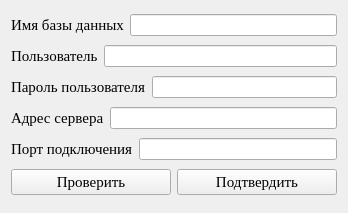
<?xml version="1.0" encoding="UTF-8"?>
<ui version="4.0">
 <class>db_select</class>
 <widget class="QWidget" name="db_select">
  <property name="geometry">
   <rect>
    <x>0</x>
    <y>0</y>
    <width>348</width>
    <height>213</height>
   </rect>
  </property>
  <property name="font">
   <font>
    <family>Times New Roman</family>
    <pointsize>9</pointsize>
   </font>
  </property>
  <property name="windowTitle">
   <string>Подключение к бд</string>
  </property>
  <layout class="QVBoxLayout" name="verticalLayout">
   <item>
    <layout class="QHBoxLayout" name="horizontalLayout">
     <item>
      <widget class="QLabel" name="lblDBName">
       <property name="sizePolicy">
        <sizepolicy hsizetype="Maximum" vsizetype="Preferred">
         <horstretch>0</horstretch>
         <verstretch>0</verstretch>
        </sizepolicy>
       </property>
       <property name="font">
        <font>
         <family>Times New Roman</family>
         <pointsize>11</pointsize>
        </font>
       </property>
       <property name="text">
        <string>Имя базы данных</string>
       </property>
      </widget>
     </item>
     <item>
      <widget class="QLineEdit" name="tbDBName">
       <property name="sizePolicy">
        <sizepolicy hsizetype="Minimum" vsizetype="Fixed">
         <horstretch>0</horstretch>
         <verstretch>0</verstretch>
        </sizepolicy>
       </property>
       <property name="maxLength">
        <number>32768</number>
       </property>
      </widget>
     </item>
    </layout>
   </item>
   <item>
    <layout class="QHBoxLayout" name="horizontalLayout_2">
     <item>
      <widget class="QLabel" name="lblDBUser">
       <property name="sizePolicy">
        <sizepolicy hsizetype="Maximum" vsizetype="Preferred">
         <horstretch>0</horstretch>
         <verstretch>0</verstretch>
        </sizepolicy>
       </property>
       <property name="font">
        <font>
         <family>Times New Roman</family>
         <pointsize>11</pointsize>
        </font>
       </property>
       <property name="text">
        <string>Пользователь</string>
       </property>
      </widget>
     </item>
     <item>
      <widget class="QLineEdit" name="tbDBUser">
       <property name="sizePolicy">
        <sizepolicy hsizetype="Minimum" vsizetype="Fixed">
         <horstretch>0</horstretch>
         <verstretch>0</verstretch>
        </sizepolicy>
       </property>
       <property name="maxLength">
        <number>32768</number>
       </property>
       <property name="echoMode">
        <enum>QLineEdit::Normal</enum>
       </property>
      </widget>
     </item>
    </layout>
   </item>
   <item>
    <layout class="QHBoxLayout" name="horizontalLayout_4">
     <item>
      <widget class="QLabel" name="lblDBUserPassword">
       <property name="sizePolicy">
        <sizepolicy hsizetype="Maximum" vsizetype="Preferred">
         <horstretch>0</horstretch>
         <verstretch>0</verstretch>
        </sizepolicy>
       </property>
       <property name="font">
        <font>
         <family>Times New Roman</family>
         <pointsize>11</pointsize>
        </font>
       </property>
       <property name="text">
        <string>Пароль пользователя</string>
       </property>
      </widget>
     </item>
     <item>
      <widget class="QLineEdit" name="tbDBUserPassword">
       <property name="sizePolicy">
        <sizepolicy hsizetype="Minimum" vsizetype="Fixed">
         <horstretch>0</horstretch>
         <verstretch>0</verstretch>
        </sizepolicy>
       </property>
       <property name="maxLength">
        <number>32768</number>
       </property>
       <property name="echoMode">
        <enum>QLineEdit::Password</enum>
       </property>
      </widget>
     </item>
    </layout>
   </item>
   <item>
    <layout class="QHBoxLayout" name="horizontalLayout_5">
     <item>
      <widget class="QLabel" name="lblDBHost">
       <property name="sizePolicy">
        <sizepolicy hsizetype="Maximum" vsizetype="Preferred">
         <horstretch>0</horstretch>
         <verstretch>0</verstretch>
        </sizepolicy>
       </property>
       <property name="font">
        <font>
         <family>Times New Roman</family>
         <pointsize>11</pointsize>
        </font>
       </property>
       <property name="text">
        <string>Адрес сервера</string>
       </property>
      </widget>
     </item>
     <item>
      <widget class="QLineEdit" name="tbDBHost">
       <property name="sizePolicy">
        <sizepolicy hsizetype="Minimum" vsizetype="Fixed">
         <horstretch>0</horstretch>
         <verstretch>0</verstretch>
        </sizepolicy>
       </property>
       <property name="maxLength">
        <number>32768</number>
       </property>
       <property name="echoMode">
        <enum>QLineEdit::Normal</enum>
       </property>
      </widget>
     </item>
    </layout>
   </item>
   <item>
    <layout class="QHBoxLayout" name="horizontalLayout_6">
     <item>
      <widget class="QLabel" name="lblDBPort">
       <property name="sizePolicy">
        <sizepolicy hsizetype="Maximum" vsizetype="Preferred">
         <horstretch>0</horstretch>
         <verstretch>0</verstretch>
        </sizepolicy>
       </property>
       <property name="font">
        <font>
         <family>Times New Roman</family>
         <pointsize>11</pointsize>
        </font>
       </property>
       <property name="text">
        <string>Порт подключения</string>
       </property>
      </widget>
     </item>
     <item>
      <widget class="QLineEdit" name="tbDBPort">
       <property name="sizePolicy">
        <sizepolicy hsizetype="Minimum" vsizetype="Fixed">
         <horstretch>0</horstretch>
         <verstretch>0</verstretch>
        </sizepolicy>
       </property>
       <property name="maxLength">
        <number>32768</number>
       </property>
       <property name="echoMode">
        <enum>QLineEdit::Normal</enum>
       </property>
      </widget>
     </item>
    </layout>
   </item>
   <item>
    <layout class="QHBoxLayout" name="horizontalLayout_3">
     <item>
      <widget class="QPushButton" name="btCheck">
       <property name="sizePolicy">
        <sizepolicy hsizetype="Minimum" vsizetype="Fixed">
         <horstretch>0</horstretch>
         <verstretch>0</verstretch>
        </sizepolicy>
       </property>
       <property name="font">
        <font>
         <family>Times New Roman</family>
         <pointsize>11</pointsize>
        </font>
       </property>
       <property name="text">
        <string>Проверить</string>
       </property>
      </widget>
     </item>
     <item>
      <widget class="QPushButton" name="btEnter">
       <property name="sizePolicy">
        <sizepolicy hsizetype="Minimum" vsizetype="Fixed">
         <horstretch>0</horstretch>
         <verstretch>0</verstretch>
        </sizepolicy>
       </property>
       <property name="font">
        <font>
         <family>Times New Roman</family>
         <pointsize>11</pointsize>
        </font>
       </property>
       <property name="text">
        <string>Подтвердить</string>
       </property>
      </widget>
     </item>
    </layout>
   </item>
  </layout>
 </widget>
 <resources/>
 <connections/>
</ui>
